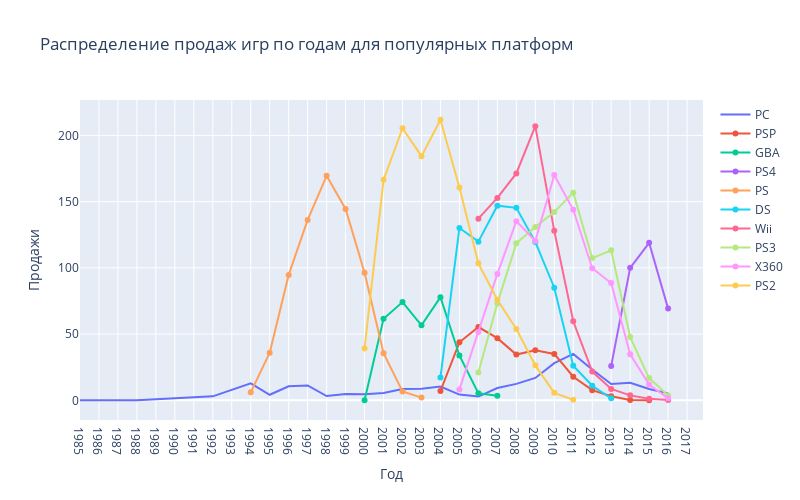

This figure's notebook cell:
### Markdown cell above
Дата выхода консоли DS - 2004, поэтому игра, которая была выпущенна на консоли DS в 1985 (самая левая точка графика) - однозначно выброс. Уберем ее.

### Code cell
games = games.query('platform != "DS" or (platform == "DS" and year_of_release != 1985)')
pop_platform_dist_years = pop_platform_dist_years.drop(('DS', 1985))
feature_sales_dist_through_years(pop_platform, pop_platform_dist_years, title_text='Распределение продаж игр по годам для популярных платформ')

### Figure 1 — Plotly figure (JSON) as saved in the notebook; plotly's stock layout.template omitted (floating-point values rounded to 4 significant figures)
{"data": [{"marker": {"symbol": "circle"}, "name": "PC", "type": "scatter", "x": [1985, 1988, 1992, 1994, 1995, 1996, 1997, 1998, 1999, 2000, 2001, 2002, 2003, 2004, 2005, 2006, 2007, 2008, 2009, 2010, 2011, 2012, 2013, 2014, 2015, 2016], "y": [0.04, 0.03, 3.03, 12.87, 4.22, 10.58, 11.27, 3.26, 4.74, 4.66, 5.47, 8.57, 8.84, 10.39, 4.37, 2.85, 9.28, 12.42, 16.91, 28.04, 35.03, 23.22, 12.38, 13.28, 8.52, 5.25]}, {"marker": {"symbol": "circle"}, "name": "PSP", "type": "scatter", "x": [2004, 2005, 2006, 2007, 2008, 2009, 2010, 2011, 2012, 2013, 2014, 2015], "y": [7.06, 43.84, 55.32, 46.93, 34.55, 37.78, 35.04, 17.82, 7.69, 3.14, 0.24, 0.12]}, {"marker": {"symbol": "circle"}, "name": "GBA", "type": "scatter", "x": [2000, 2001, 2002, 2003, 2004, 2005, 2006, 2007], "y": [0.07, 61.53, 74.16, 56.67, 77.91, 33.86, 5.28, 3.4]}, {"marker": {"symbol": "circle"}, "name": "PS4", "type": "scatter", "x": [2013, 2014, 2015, 2016], "y": [25.99, 100, 118.9, 69.25]}, {"marker": {"symbol": "circle"}, "name": "PS", "type": "scatter", "x": [1994, 1995, 1996, 1997, 1998, 1999, 2000, 2001, 2002, 2003], "y": [6.03, 35.96, 94.7, 136.2, 169.5, 144.5, 96.37, 35.59, 6.67, 2.07]}, {"marker": {"symbol": "circle"}, "name": "DS", "type": "scatter", "x": [2004, 2005, 2006, 2007, 2008, 2009, 2010, 2011, 2012, 2013], "y": [17.27, 130.1, 119.8, 146.9, 145.3, 119.5, 85.02, 26.18, 11.01, 1.54]}, {"marker": {"symbol": "circle"}, "name": "Wii", "type": "scatter", "x": [2006, 2007, 2008, 2009, 2010, 2011, 2012, 2013, 2014, 2015, 2016], "y": [137.2, 152.8, 171.3, 207.0, 128.0, 59.65, 21.71, 8.59, 3.75, 1.14, 0.18]}, {"marker": {"symbol": "circle"}, "name": "PS3", "type": "scatter", "x": [2006, 2007, 2008, 2009, 2010, 2011, 2012, 2013, 2014, 2015, 2016], "y": [20.96, 73.19, 118.5, 130.9, 142.2, 156.8, 107.4, 113.2, 47.76, 16.82, 3.6]}, {"marker": {"symbol": "circle"}, "name": "X360", "type": "scatter", "x": [2005, 2006, 2007, 2008, 2009, 2010, 2011, 2012, 2013, 2014, 2015, 2016], "y": [8.25, 51.62, 95.41, 135.3, 120.3, 170.0, 143.8, 99.74, 88.58, 34.74, 11.96, 1.52]}, {"marker": {"symbol": "circle"}, "name": "PS2", "type": "scatter", "x": [2000, 2001, 2002, 2003, 2004, 2005, 2006, 2007, 2008, 2009, 2010, 2011], "y": [39.17, 166.4, 205.4, 184.3, 211.8, 160.7, 103.4, 75.99, 53.9, 26.4, 5.64, 0.45]}], "layout": {"height": 500, "showlegend": true, "title": {"text": "Распределение продаж игр по годам для популярных платформ"}, "width": 800, "xaxis": {"dtick": 1, "title": {"text": "Год"}}, "yaxis": {"title": {"text": "Продажи"}}}}
